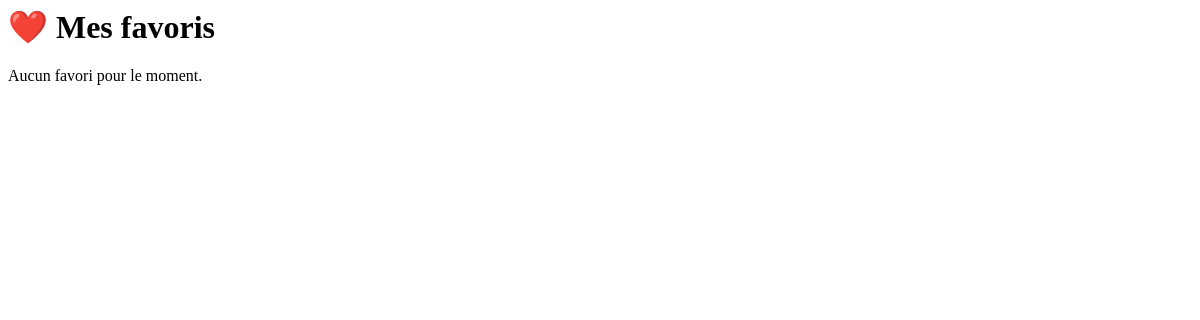
Before: /favorites/ (signed in) with the older database file.
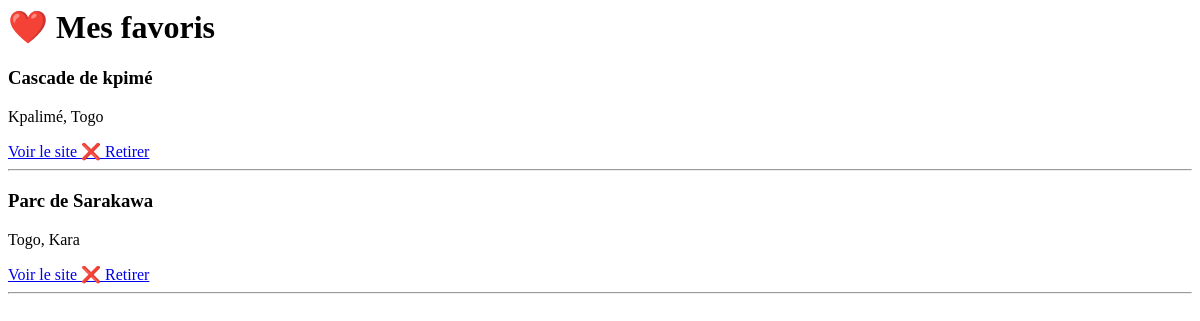
After: the same page with the newer database file.
### tourism/models.py (models this page shows, shortened)
class Favorite(models.Model):
    user = models.ForeignKey(
        User,
        on_delete=models.CASCADE
    )
    site = models.ForeignKey(
        TouristSite,
        on_delete=models.CASCADE
    )
    class Meta:
        unique_together = ('user', 'site')

class TouristSite(models.Model):
    name = models.CharField(max_length=200)
    description = models.TextField()
    location = models.CharField(max_length=255)
    image = models.ImageField(upload_to='site/')
    category = models.ForeignKey(
        Category,
        on_delete=models.CASCADE,
        null=True,
        blank=True
    )
    latitude = models.FloatField(null=True, blank=True)
    longitude = models.FloatField(null=True, blank=True)
    created_at = models.DateTimeField(auto_now_add=True)

### tourism/views.py (the view)
# urls.py: path('favorites/',views.favorites,name='favorites'),
@login_required
def favorites(request):
    favorites= Favorite.objects.filter(
        user=request.user
    )
    return render(
        request,
        'tourism/favorites.html',
        {'favorites': favorites}
    )

### tourism/templates/tourism/favorites.html
<h1>❤️ Mes favoris</h1>
{% for favorite in favorites %}
<div>
    <h3>{{ favorite.site.name }}</h3>
    <p>{{ favorite.site.location }}</p>
    <a href="{% url 'site_detail' favorite.site.id %}">
        Voir le site
    </a>
    <a href="{% url 'remove_favorite' favorite.id %}">
        ❌ Retirer
    </a>
</div>
<hr>
{% empty %}
<p>Aucun favori pour le moment.</p>
{% endfor %}

Changed rows visible on the page:
added Favorite: site.name "Cascade de kpimé", site.location "Kpalimé, Togo"
added Favorite: site.name "Parc de Sarakawa", site.location "Togo, Kara"
Other visible differences:
text no longer shown: "Aucun favori pour le moment."
